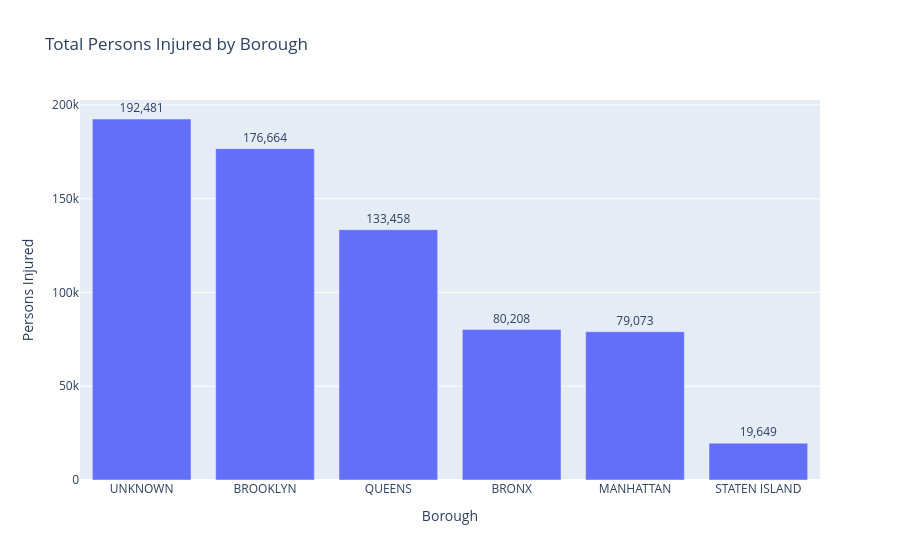
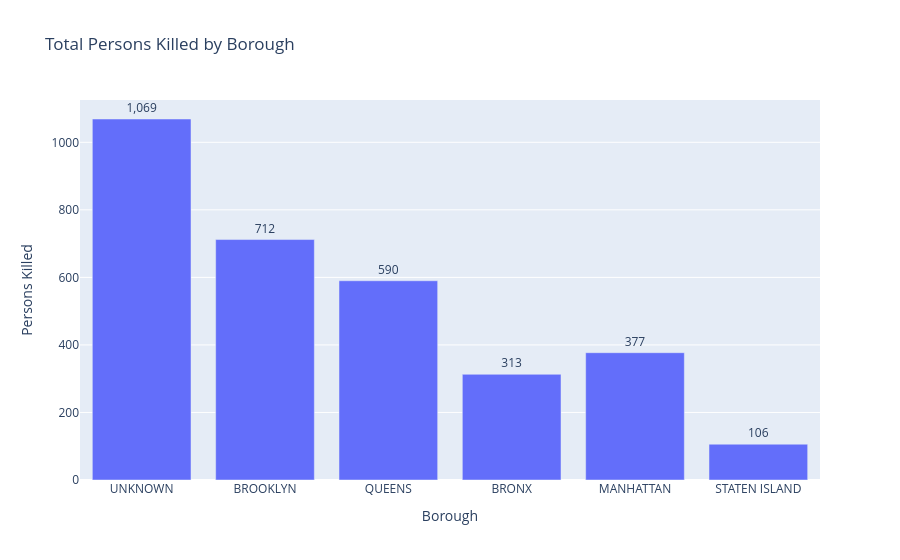

Notebook code cell kept with these figures, in order:
### Code cell
fig_injuries = px.bar(
    q7_borough_severity,
    x="borough",
    y="total_injured",
    title="Total Persons Injured by Borough",
    labels={
        "borough": "Borough",
        "total_injured": "Persons Injured"
    },
    text="total_injured"
)

fig_injuries.update_traces(
    texttemplate="%{text:,}",
    textposition="outside"
)

fig_injuries.update_layout(
    xaxis_title="Borough",
    yaxis_title="Persons Injured"
)

fig_injuries.show()

fig_fatalities = px.bar(
    q7_borough_severity,
    x="borough",
    y="total_killed",
    title="Total Persons Killed by Borough",
    labels={
        "borough": "Borough",
        "total_killed": "Persons Killed"
    },
    text="total_killed"
)

fig_fatalities.update_traces(
    texttemplate="%{text:,}",
    textposition="outside"
)

fig_fatalities.update_layout(
    xaxis_title="Borough",
    yaxis_title="Persons Killed"
)

fig_fatalities.show()

### Figure 1 — Plotly figure (JSON) as saved in the notebook; plotly's stock layout.template omitted (floating-point values rounded to 4 significant figures)
{"data": [{"hovertemplate": "Borough=%{x}<br>Persons Injured=%{text}<extra></extra>", "legendgroup": "", "marker": {"color": "#636efa", "pattern": {"shape": ""}}, "name": "", "orientation": "v", "showlegend": false, "text": [192500.0, 176700.0, 133500.0, 80210.0, 79070.0, 19650.0], "textposition": "outside", "texttemplate": "%{text:,}", "type": "bar", "x": ["UNKNOWN", "BROOKLYN", "QUEENS", "BRONX", "MANHATTAN", "STATEN ISLAND"], "xaxis": "x", "y": [192481, 176664, 133458, 80208, 79073, 19649], "yaxis": "y"}], "layout": {"barmode": "relative", "legend": {"tracegroupgap": 0}, "title": {"text": "Total Persons Injured by Borough"}, "xaxis": {"anchor": "y", "domain": [0, 1], "title": {"text": "Borough"}}, "yaxis": {"anchor": "x", "domain": [0, 1], "title": {"text": "Persons Injured"}}}}

### Figure 2 — Plotly figure (JSON) as saved in the notebook; plotly's stock layout.template omitted (floating-point values rounded to 4 significant figures)
{"data": [{"hovertemplate": "Borough=%{x}<br>Persons Killed=%{text}<extra></extra>", "legendgroup": "", "marker": {"color": "#636efa", "pattern": {"shape": ""}}, "name": "", "orientation": "v", "showlegend": false, "text": [1069.0, 712.0, 590.0, 313.0, 377.0, 106.0], "textposition": "outside", "texttemplate": "%{text:,}", "type": "bar", "x": ["UNKNOWN", "BROOKLYN", "QUEENS", "BRONX", "MANHATTAN", "STATEN ISLAND"], "xaxis": "x", "y": [1069, 712, 590, 313, 377, 106], "yaxis": "y"}], "layout": {"barmode": "relative", "legend": {"tracegroupgap": 0}, "title": {"text": "Total Persons Killed by Borough"}, "xaxis": {"anchor": "y", "domain": [0, 1], "title": {"text": "Borough"}}, "yaxis": {"anchor": "x", "domain": [0, 1], "title": {"text": "Persons Killed"}}}}
